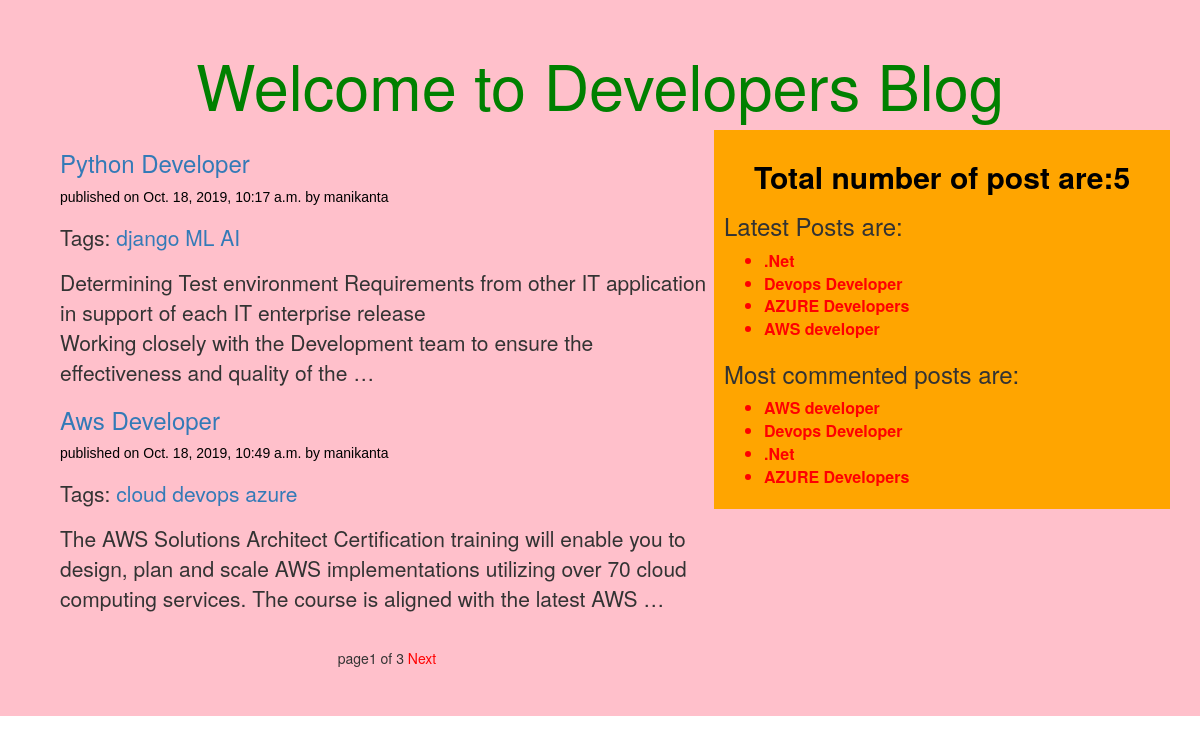
The page / on the database its author committed.
### testapp/models.py (models this page shows, shortened)
class post(models.Model):
    STATUS_CHOICES=(('draft','Draft'),('published','Published'))
    title=models.CharField(max_length=250)
    slug=models.SlugField(max_length=256,unique_for_date='publish')
    author=models.ForeignKey(User,on_delete=models.CASCADE,related_name='blog_posts')
    body=models.TextField()
    publish=models.DateTimeField(default=timezone.now)
    create_on=models.DateTimeField(auto_now_add=True)
    update=models.DateTimeField(auto_now=True)
    status=models.CharField(max_length=10,choices=STATUS_CHOICES,default='draft')
    objects=Manager()
    tags=TaggableManager()
    class meta:
        ordering = ('-publish',)
    def get_absolute_url(self):
        return reverse('post_details',args=[self.publish.year,self.publish.strftime('%m'),self.publish.strftime('%d'),
                                            self.slug])

### testapp/views.py (the view)
# urls.py: url(r'^$',postlist),
def postlist(request,tag_slug=None):
    post_list=post.objects.all()
    tag=None
    if tag_slug:
        tag=get_object_or_404(Tag,slug=tag_slug)
        post_list=post_list.filter(tags__in=[tag])
        print(post_list,"postlisttttttttttttttttt")
    paginator=Paginator(post_list,2)
    page_number=request.GET.get('page')
    try:
        print('Try block pagesssssssssssssssssss')
        post_list=paginator.page(page_number)
    except PageNotAnInteger:
        print('PAGE NOT INTEGER block pagesssssssssssssssssss',paginator.num_pages)
        post_list=paginator.page(1)
    except EmptyPage:
        print('eMPTY PAGE block pagesssssssssssssssssss')
        post_list=paginator.page(paginator.num_pages)
    print(post_list,"finalllllllllllllllll")
    return render(request,'testapp/post_list.html',{"post_list":post_list,"tag":tag})

### testapp/models.py (called while the page is built)
    def get_queryset(self):
        return super().get_queryset().filter(status='published')

### testapp/templatetags/blog_tags.py (called while the page is built)
@register.simple_tag()
def total_posts():
    return post.objects.count()

@register.inclusion_tag('testapp/tags.html')
def show_latest_posts(count=3):
    latest_posts=post.objects.order_by('-publish')[:count]
    return {'latest_posts':latest_posts}

@register.simple_tag()
def most_commented_posts(count=4):
    return post.objects.annotate(most_comments=Count('comments')).order_by('most_comments')[:count]

### templates/testapp/post_list.html (shortened to what this page needs)
<!DOCTYPE html>
{% extends "testapp/base.html" %}
{% block content %}
 {% for x in post_list %}
    <h3 id="head"><a href="{{ x.get_absolute_url }}">{{ x.title|title }}</a> </h3>
     <p id="date">published on {{ x.publish }} by {{ x.author }}</p>
     <p>Tags:
     {% for tag in x.tags.all %}
         <a href="{%url 'post_list_by_tag_name' tag.slug %}">{{tag.name}}</a>
     {% endfor %}
     </p>
     <p id="date">{{ x.body|truncatechars:200|linebreaks }}</p>
 {% endfor %}<br>
    {%include 'testapp/pagination.html' with page=post_list %}
{% endblock %}

### templates/testapp/base.html (shortened to what this page needs)
<!DOCTYPE html>
{%load blog_tags%}
{% load staticfiles %}
<html lang="en">
<head>
    <link rel="stylesheet" href="https://stackpath.bootstrapcdn.com/bootstrap/3.4.1/css/bootstrap.min.css">
    <link rel="stylesheet" href="{% static "css/demo.css" %}">
</head>
<body>
<div class="jumbotron">
<h1 id="he" align="center" >Welcome to Developers Blog</h1>
   <div class="container">
           <div class="content">
                {% block content %}
                {% endblock %}
            </div>
            <div class="sidebar">
                <h2 id="mb">Total number of post are:{%total_posts%}</h2>
                <h3>Latest Posts are:</h3>{%show_latest_posts 4%}
                <h3>Most commented posts are:</h3>{%most_commented_posts as comments_posts %}
                <ul>
                  {%for cmnt in comments_posts %}
                  <li id="tag"><a id=tag href="{{cmnt.get_absolute_url}}">{{cmnt.title}}</a></li>
                  {%endfor%}
                </ul>
            </div>
</div>
</div>
</body>
</html>

### templates/testapp/pagination.html (shortened to what this page needs)
<div class="container" align="center">
    <div class="paginator">
    page{{ page.number }} of {{ page.paginator.num_pages }}
    {% if page.has_next %}
    <a id='a' href="?page={{ page.next_page_number }}">Next</a>
    {% endif %}
</div>
</div>

### templates/testapp/tags.html
<ul>
  {%for post in latest_posts %}
  <li id="tag"><a id=tag href="{{post.get_absolute_url}}">{{post.title}}</a></li>
  {%endfor%}
</ul>

### static/css/demo.css (style rules this page uses)
.jumbotron { background-color: pink; }
.content { width:60%; float:left; background-color: pink; padding:0 0 0 30px; border: 10px; border-color: red; height:100%; }
.sidebar { width: 40%; float: right; padding: 10px; border: 30px; border-color: red; background-color: orange; height: 100%; }
h1 { text-align: center; padding: 1px; }
#date { color: black; font-family:Arial; font-size: 14px; }
h2 { color: red; }
#he { color: green; margin-top: 1px; }
#a { color: red; }
#mb { text-align: center; color: black; font-weight: bold; }
#tag { font-size: medium; font-weight: bold; color: red; text-decoration-color: red; }

### rows shown on the page
post: title "Python Developer", publish "Oct. 18, 2019, 10:17 a.m.", author "manikanta", body "Determining Test environment Requirements from other IT application in support of each IT enterprise release Working closely with the Development team to ensure the effectiveness and quality of the …"
Tag: name "django"
Tag: name "ML"
Tag: name "AI"
post: title "Aws Developer", publish "Oct. 18, 2019, 10:49 a.m.", author "manikanta", body "The AWS Solutions Architect Certification training will enable you to design, plan and scale AWS implementations utilizing over 70 cloud computing services. The course is aligned with the latest AWS …", title "AWS developer"
Tag: name "cloud"
Tag: name "devops"
Tag: name "azure"
post: title ".Net"
post: title "Devops Developer"
post: title "AZURE Developers"

### other values the page prints
{{ page.number }} "1"
{{ page.paginator.num_pages }} "3"
